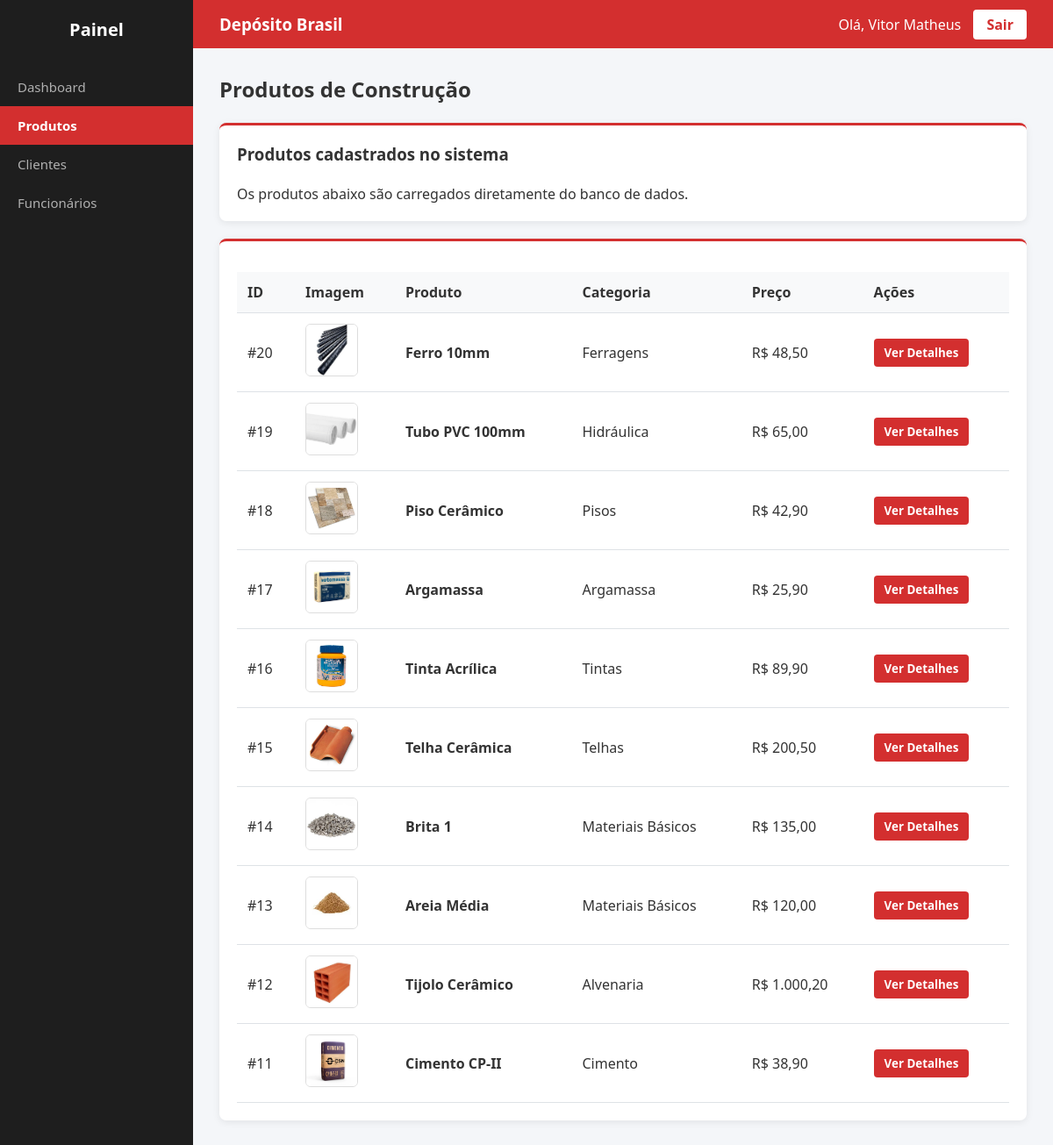
The app's page /produtos.php (signed in) with its own data.
### tables this page shows
CREATE TABLE `produtos` (
  `id` int(11) NOT NULL,
  `nome` varchar(100) NOT NULL,
  `categoria` varchar(50) NOT NULL,
  `preco` decimal(10,2) NOT NULL,
  `descricao` text DEFAULT NULL,
  `imagem_url` varchar(255) DEFAULT NULL,
  `estoque` int(11) NOT NULL DEFAULT 0
);

### produtos.php (the view, shortened to what this page needs)
<?php
include("config/conexao.php");
$resProdutos = $conn->query("
    SELECT
        id,
        nome,
        categoria,
        preco,
        estoque,
        descricao,
        imagem_url
    FROM produtos
    ORDER BY id DESC
");
?>
<!DOCTYPE html>
<html lang="pt-br">
<head>
</head>
<body>
    <div class="sidebar">
        <h2>Painel</h2>
        <a href="dashboard.php">
            Dashboard
        </a>
        <a
            href="produtos.php"
            class="active"
        >
            Produtos
        </a>
        <a href="clientes.php">
            Clientes
        </a>
        <a href="funcionarios.php">
            Funcionários
        </a>
    </div>
    <div class="content">
        <div class="header">
            <h3>
                Depósito Brasil
            </h3>
            <div>
                Olá,
                <?php
                echo htmlspecialchars(
                    $_SESSION["nome"]
                );
                ?>
                <a href="logout.php">
                    Sair
                </a>
            </div>
        </div>
        <div class="main">
            <h2>
                Produtos de Construção
            </h2>
            <br>
            <div class="card">
                <h3>
                    Produtos cadastrados no sistema
                </h3>
                <br>
                <p>
                    Os produtos abaixo são carregados
                    diretamente do banco de dados.
                </p>
            </div>
            <div class="card">
                <table>
                    <thead>
                        <tr>
                            <th>
                                ID
                            </th>
                            <th>
                                Imagem
                            </th>
                            <th>
                                Produto
                            </th>
                            <th>
                                Categoria
                            </th>
                            <th>
                                Preço
                            </th>
                            <th>
                                Ações
                            </th>
                        </tr>
                    </thead>
                    <tbody>
                        <?php if (
                            $resProdutos &&
                            $resProdutos->num_rows > 0
                        ): ?>
                            <?php while (
                                $p = $resProdutos->fetch_assoc()
                            ): ?>
                                <tr>
                                    <td>
                                        #<?php
                                        echo $p["id"];
                                        ?>
                                    </td>
                                    <td>
                                        <?php if (
                                            !empty($p["imagem_url"])
                                        ): ?>
                                            <img
                                                class="imagem-produto"
                                                src="<?php
                                                    echo htmlspecialchars(
                                                        $p["imagem_url"]
                                                    );
                                                ?>"
                                                alt="<?php
                                                    echo htmlspecialchars(
                                                        $p["nome"]
                                                    );
                                                ?>"
                                            >
                                        <?php else: ?>
                                            <span>
                                                Sem imagem
                                            </span>
                                        <?php endif; ?>
                                    </td>
                                    <td>
                                        <strong>
                                            <?php
                                            echo htmlspecialchars(
                                                $p["nome"]
                                            );
                                            ?>
                                        </strong>
                                    </td>
                                    <td>
                                        <?php
                                        echo htmlspecialchars(
                                            $p["categoria"]
                                        );
                                        ?>
                                    </td>
                                    <td>
                                        R$
                                        <?php
                                        echo number_format(
                                            $p["preco"],
                                            2,
                                            ",",
                                            "."
                                        );
                                        ?>
                                    </td>
                                    <td>
                                        <button
                                            type="button"
                                            class="btn-detalhes"
                                            data-nome="<?php
                                                echo htmlspecialchars(
                                                    $p["nome"],
                                                    ENT_QUOTES
                                                );
                                            ?>"
                                            data-categoria="<?php
                                                echo htmlspecialchars(
                                                    $p["categoria"],
                                                    ENT_QUOTES
                                                );
                                            ?>"
                                            data-preco="R$ <?php
                                                echo number_format(
                                                    $p["preco"],
                                                    2,
                                                    ",",
                                                    "."
                                                );
                                            ?>"
                                            data-descricao="<?php
                                                echo htmlspecialchars(
                                                    $p["descricao"]
                                                    ??
                                                    "Nenhuma descrição disponível.",
                                                    ENT_QUOTES
                                                );
                                            ?>"
                                            data-imagem="<?php
                                                echo htmlspecialchars(
                                                    $p["imagem_url"]
                                                    ?? "",
                                                    ENT_QUOTES
                                                );
                                            ?>"
                                        >
                                            Ver Detalhes
                                        </button>
                                    </td>
                                </tr>
                            <?php endwhile; ?>
                        <?php endif; ?>
                    </tbody>
                </table>
            </div>
        </div>
    </div>
</body>
</html>

### produtos.php (style rules this page uses)
* { margin: 0; padding: 0; box-sizing: border-box; font-family: 'Segoe UI', Tahoma, Geneva, Verdana, sans-serif; }
body { display: flex; background: #f4f6f9; min-height: 100vh; color: #333; }
.sidebar { width: 220px; background: #1e1e1e; color: #fff; min-height: 100vh; padding-top: 20px; }
.sidebar h2 { text-align: center; margin-bottom: 30px; font-size: 20px; }
.sidebar a { display: block; padding: 12px 20px; color: #b0b0b0; text-decoration: none; font-size: 15px; }
.sidebar a:hover, .sidebar a.active { background: #d32f2f; color: #fff; font-weight: bold; }
.content { flex: 1; }
.header { background: #d32f2f; color: #fff; padding: 15px 30px; display: flex; justify-content: space-between; align-items: center; }
.header a { background: #fff; color: #d32f2f; padding: 6px 15px; border-radius: 4px; text-decoration: none; font-weight: bold; margin-left: 10px; }
.main { padding: 30px; }
.card { background: #fff; border-radius: 8px; padding: 20px; box-shadow: 0 2px 8px rgba(0,0,0,0.08); margin-bottom: 20px; border-top: 3px solid #d32f2f; }
table { width: 100%; border-collapse: collapse; margin-top: 15px; }
th, td { padding: 12px; text-align: left; border-bottom: 1px solid #dee2e6; vertical-align: middle; }
th { background: #f8f9fa; }
.imagem-produto { width: 60px; height: 60px; object-fit: cover; border-radius: 6px; border: 1px solid #ddd; }
.btn-detalhes { padding: 7px 12px; background: #d32f2f; color: #fff; border: none; border-radius: 4px; cursor: pointer; font-weight: bold; }

### records on screen
produtos: id "20", imagem_url (picture), nome "Ferro 10mm", categoria "Ferragens", preco "48,50"
produtos: id "19", imagem_url (picture), nome "Tubo PVC 100mm", categoria "Hidráulica", preco "65,00"
produtos: id "18", imagem_url (picture), nome "Piso Cerâmico", categoria "Pisos", preco "42,90"
produtos: id "17", imagem_url (picture), nome "Argamassa", categoria "Argamassa", preco "25,90"
produtos: id "16", imagem_url (picture), nome "Tinta Acrílica", categoria "Tintas", preco "89,90"
produtos: id "15", imagem_url (picture), nome "Telha Cerâmica", categoria "Telhas", preco "200,50"
produtos: id "14", imagem_url (picture), nome "Brita 1", categoria "Materiais Básicos", preco "135,00"
produtos: id "13", imagem_url (picture), nome "Areia Média", categoria "Materiais Básicos", preco "120,00"
produtos: id "12", imagem_url (picture), nome "Tijolo Cerâmico", categoria "Alvenaria", preco "1.000,20"
produtos: id "11", imagem_url (picture), nome "Cimento CP-II", categoria "Cimento", preco "38,90"

### other values on screen
$_SESSION["nome"] "Vitor Matheus"
